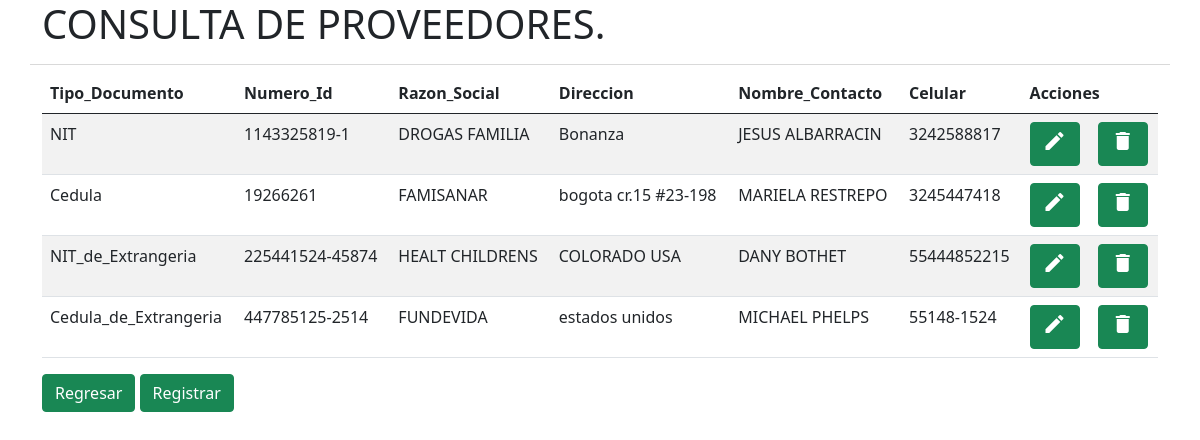
Screenshot of /views/consulta_proveedor.php with the database file from the repository.
### tables this page shows
CREATE TABLE `proveedor` (
  `tipo_documento` varchar(255) NOT NULL,
  `numero_id` varchar(255) NOT NULL,
  `nombre` varchar(255) NOT NULL,
  `direccion` varchar(255) NOT NULL,
  `nombre_contacto` varchar(255) NOT NULL,
  `celular` varchar(255) NOT NULL
);

### controllers/consulta_proveedor.php (the view, shortened to what this page needs)
<?php
$servername = "localhost";
$username   = "root";
$password   = "";
$dbname     = "medicamentos";
$conn = new mysqli($servername, $username, $password, $dbname);
$sql = "SELECT * FROM proveedor";
$result = $conn->query($sql);
if($result->num_rows >0){
  while($row = $result->fetch_assoc()){
    $tipo_documento=$row["tipo_documento"];
    $numero_id=$row["numero_id"];
    $nombre=$row["nombre"];
    $direccion=$row["direccion"];
    $nombre_contacto=$row["nombre_contacto"];
    $celular=$row["celular"];
    echo "
<tr>
<td >$tipo_documento</td>
<td>$numero_id</td>
<td >$nombre</td>
<td >$direccion</td>
<td >$nombre_contacto</td>
<td>$celular</td>
 <td><a href='../views/editar_proveedor.php' class= 'btn btn-success'><span class='material-icons'>edit</span></a></td>
 <td><a href='#' class='btn btn-success'><span class='material-icons'>delete</span></a></td>
</tr>
";
      }
  }else{
    echo "0 registros";
}
?>

### views/consulta_proveedor.php (shortened to what this page needs)
<!DOCTYPE html>
<html lang="en">
<head>
    <link href="https://cdn.jsdelivr.net/npm/bootstrap@5.0.2/dist/css/bootstrap.min.css" rel="stylesheet">
    <link href="https://cdn.jsdelivr.net/npm/vanilla-datatables@latest/dist/vanilla-dataTables.min.css" rel="stylesheet" type="text/css">
</head>
<body>
	<div class="container">
        <div class="row">
            <div class="col"><h1>CONSULTA DE PROVEEDORES.</h1></div>
            <div class="dropdown-divider"></div>
        </div>
        <div class="row">
            <div class="col">
            <table id="tabla" class="table table-striped table-hover">
		<thead>
			<tr>
				<th scope="col">Tipo_Documento</th>
				<th scope="col">Numero_Id</th>
				<th scope="col">Razon_Social</th>
				<th scope="col">Direccion</th>
                <th scope="col">Nombre_Contacto</th>
                <th scope="col">Celular</th>
				<th scope="col" colspan="2">Acciones</th>
			</tr>
		</thead>
		<tbody><?php require'../controllers/consulta_proveedor.php' ?></tbody>
	</table>
	<a class="btn btn-success" href="../index.php">Regresar</a>
	<a class="btn btn-success" href="../views/form_Registro_Proveedor.php">Registrar</a>
            </div>
        </div>
	</div>
</body>
</html>

### rows the page displays
proveedor: tipo_documento "NIT", numero_id "1143325819-1", nombre "DROGAS FAMILIA", direccion "Bonanza", nombre_contacto "JESUS ALBARRACIN", celular "3242588817"
proveedor: tipo_documento "Cedula", numero_id "19266261", nombre "FAMISANAR", direccion "bogota cr.15 #23-198", nombre_contacto "MARIELA RESTREPO", celular "3245447418"
proveedor: tipo_documento "NIT_de_Extrangeria", numero_id "225441524-45874", nombre "HEALT CHILDRENS", direccion "COLORADO USA", nombre_contacto "DANY BOTHET", celular "55444852215"
proveedor: tipo_documento "Cedula_de_Extrangeria", numero_id "447785125-2514", nombre "FUNDEVIDA", direccion "estados unidos", nombre_contacto "MICHAEL PHELPS", celular "55148-1524"
